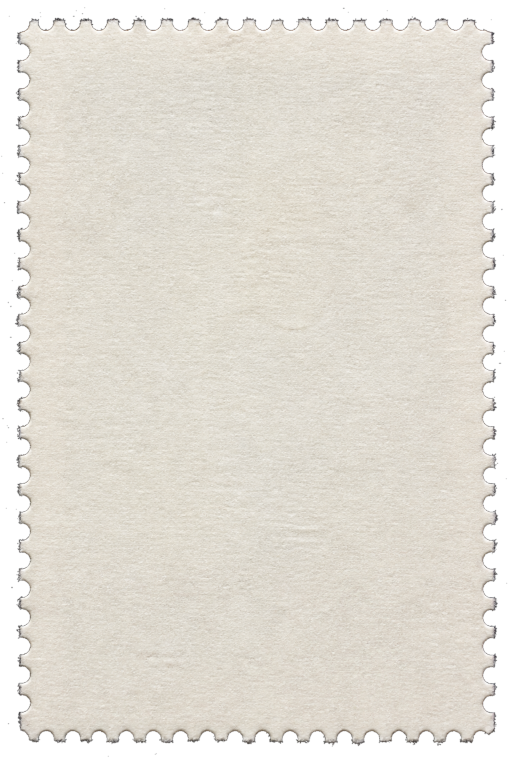
#> input picture assets/stamp-paper-transparent.png, 1024 x 1536 px (shown at 1/2 size)
$ python make_stamp_set.py 5
#> lines starting #> are read from the running program, lines starting #| are printed output that depends on the picture
from pathlib import Path
import json
import math
import argparse

from PIL import Image, ImageChops, ImageDraw, ImageFilter, ImageFont


ROOT = Path(__file__).resolve().parent
OUT = ROOT / "assets" / "stamps"
DATA = ROOT / "data" / "quotes.json"
BASE = Image.open(ROOT / "assets" / "stamp-paper-transparent.png").convert("RGBA")
#> BASE is the input picture: PIL image 1024x1536 RGBA; mean R, G, B, A 189.7, 185.4, 176.7, 214.8
W, H = BASE.size
#> W = 1024; H = 1536
ALPHA = BASE.getchannel("A")
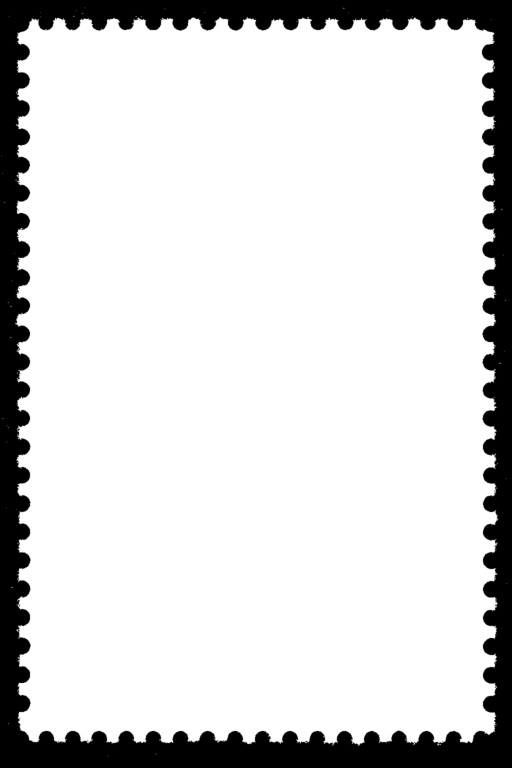
#> ALPHA: PIL image 1024x1536 L (shown at 1/2 size); min 0, max 255, mean 214.8
COLORS = [
    ((178, 203, 139), (235, 208, 149)),
    ((153, 169, 164), (211, 190, 167)),
    ((163, 181, 190), (209, 193, 183)),
    ((184, 160, 141), (220, 202, 178)),
    ((142, 158, 146), (215, 195, 174)),
]


def clipped(layer):
    layer.putalpha(ImageChops.multiply(layer.getchannel("A"), ALPHA))
    return layer


parser = argparse.ArgumentParser(description="从 data/quotes.json 生成邮票原图；不指定编号则生成全部。")
parser.add_argument("ids", nargs="*", type=int)
parser.add_argument("--quote-font", default="C:/Windows/Fonts/simfang.ttf")
parser.add_argument("--detail-font", default="C:/Windows/Fonts/simsun.ttc")
parser.add_argument("--mono-font", default="C:/Windows/Fonts/consola.ttf")
args = parser.parse_args()


def font(path, size):
    return ImageFont.truetype(path, size)


def wrap_text(draw, text, selected_font, max_width):
    lines, current = [], ""
    for char in text:
        candidate = current + char
        if current and draw.textlength(candidate, font=selected_font) > max_width:
            lines.append(current)
            current = char
        else:
            current = candidate
    if current:
        lines.append(current)
    return lines


def make_art(c1, c2, seed):
    art = Image.new("RGBA", (W, H), (0, 0, 0, 0))
    draw = ImageDraw.Draw(art)
    panel_height = int(H * 0.43)
    for y in range(panel_height):
        ratio = y / panel_height
        color = tuple(int(c1[k] * (1 - ratio) + c2[k] * ratio) for k in range(3)) + (255,)
        draw.line((0, y, W, y), fill=color)
    for j in range(5):
        cx = W * (0.18 + ((j * 0.19 + seed * 0.07) % 0.75))
        cy = panel_height * (0.16 + ((j * 0.27 + seed * 0.11) % 0.68))
        radius = 95 + j * 24
        draw.ellipse((cx - radius, cy - radius, cx + radius, cy + radius), fill=(246, 233, 202, 28 + j * 7))
    return clipped(art.filter(ImageFilter.GaussianBlur(14)))


def fit_quote(draw, text):
    for size in range(51, 29, -2):
        selected = font(args.quote_font, size)
        lines = wrap_text(draw, text, selected, W - 200)
        line_height = math.ceil(size * 1.65)
        if len(lines) <= 5 and len(lines) * line_height <= H * 0.34:
            return selected, lines, line_height
    return selected, lines, line_height


#> (the run stopped early here; a loop or call above may not have finished)
